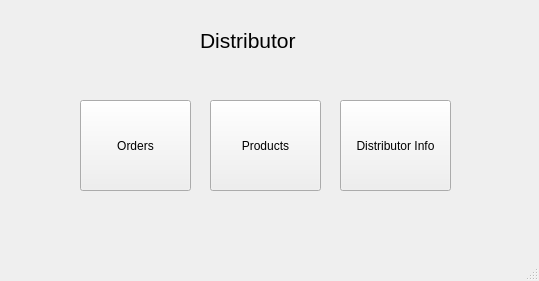
<?xml version="1.0" encoding="UTF-8"?>
<ui version="4.0">
 <class>MainWindow</class>
 <widget class="QMainWindow" name="MainWindow">
  <property name="geometry">
   <rect>
    <x>0</x>
    <y>0</y>
    <width>539</width>
    <height>281</height>
   </rect>
  </property>
  <property name="windowTitle">
   <string>MainWindow</string>
  </property>
  <widget class="QWidget" name="centralwidget">
   <widget class="QLabel" name="label">
    <property name="geometry">
     <rect>
      <x>200</x>
      <y>20</y>
      <width>131</width>
      <height>41</height>
     </rect>
    </property>
    <property name="font">
     <font>
      <pointsize>16</pointsize>
     </font>
    </property>
    <property name="text">
     <string>Distributor</string>
    </property>
   </widget>
   <widget class="QPushButton" name="distributorView">
    <property name="geometry">
     <rect>
      <x>340</x>
      <y>100</y>
      <width>111</width>
      <height>91</height>
     </rect>
    </property>
    <property name="text">
     <string>Distributor Info</string>
    </property>
   </widget>
   <widget class="QPushButton" name="d_orderView">
    <property name="geometry">
     <rect>
      <x>80</x>
      <y>100</y>
      <width>111</width>
      <height>91</height>
     </rect>
    </property>
    <property name="text">
     <string>Orders</string>
    </property>
   </widget>
   <widget class="QPushButton" name="prodView">
    <property name="geometry">
     <rect>
      <x>210</x>
      <y>100</y>
      <width>111</width>
      <height>91</height>
     </rect>
    </property>
    <property name="text">
     <string>Products</string>
    </property>
   </widget>
  </widget>
  <widget class="QMenuBar" name="menubar">
   <property name="geometry">
    <rect>
     <x>0</x>
     <y>0</y>
     <width>539</width>
     <height>26</height>
    </rect>
   </property>
  </widget>
  <widget class="QStatusBar" name="statusbar"/>
 </widget>
 <resources/>
 <connections/>
</ui>
